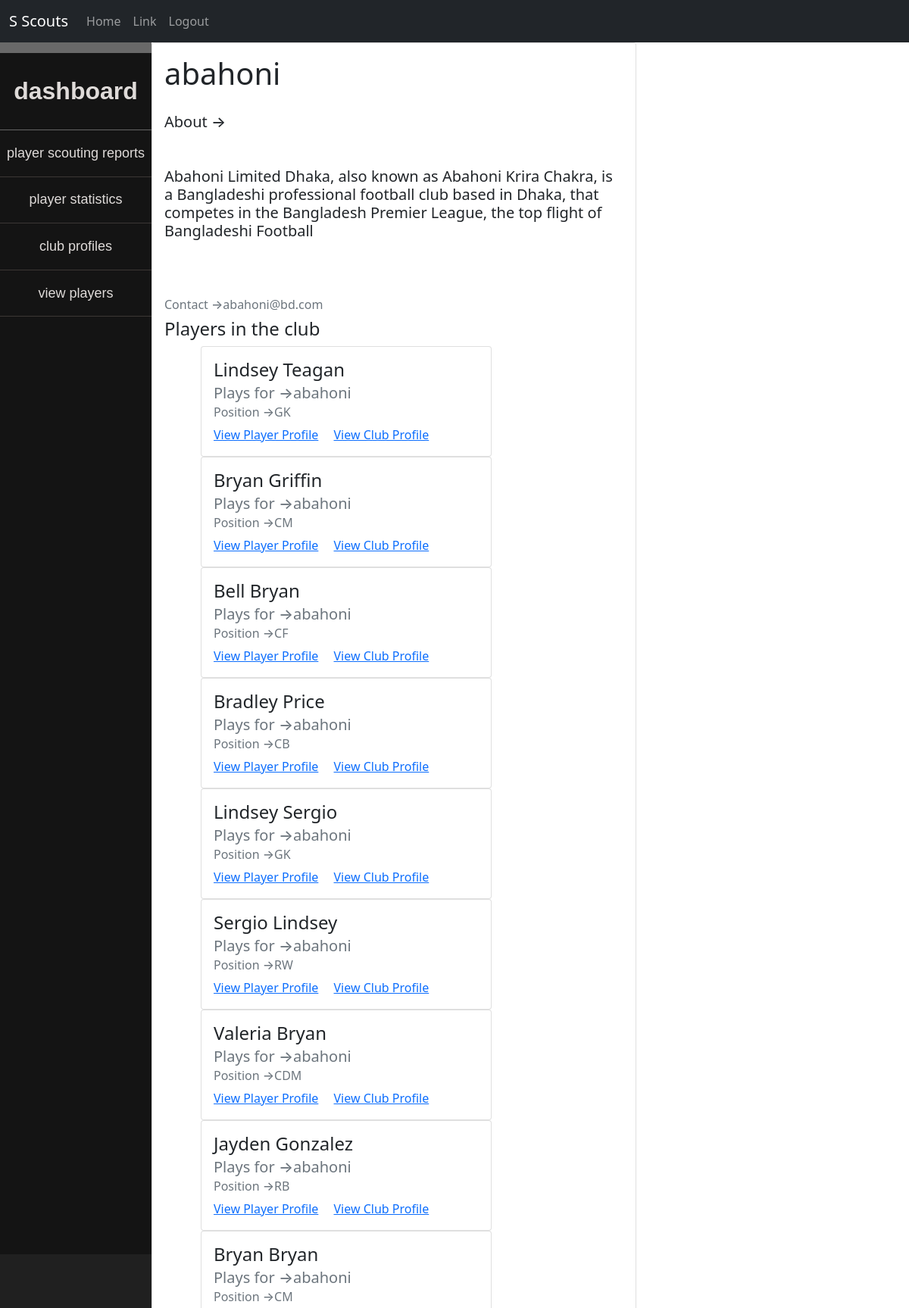
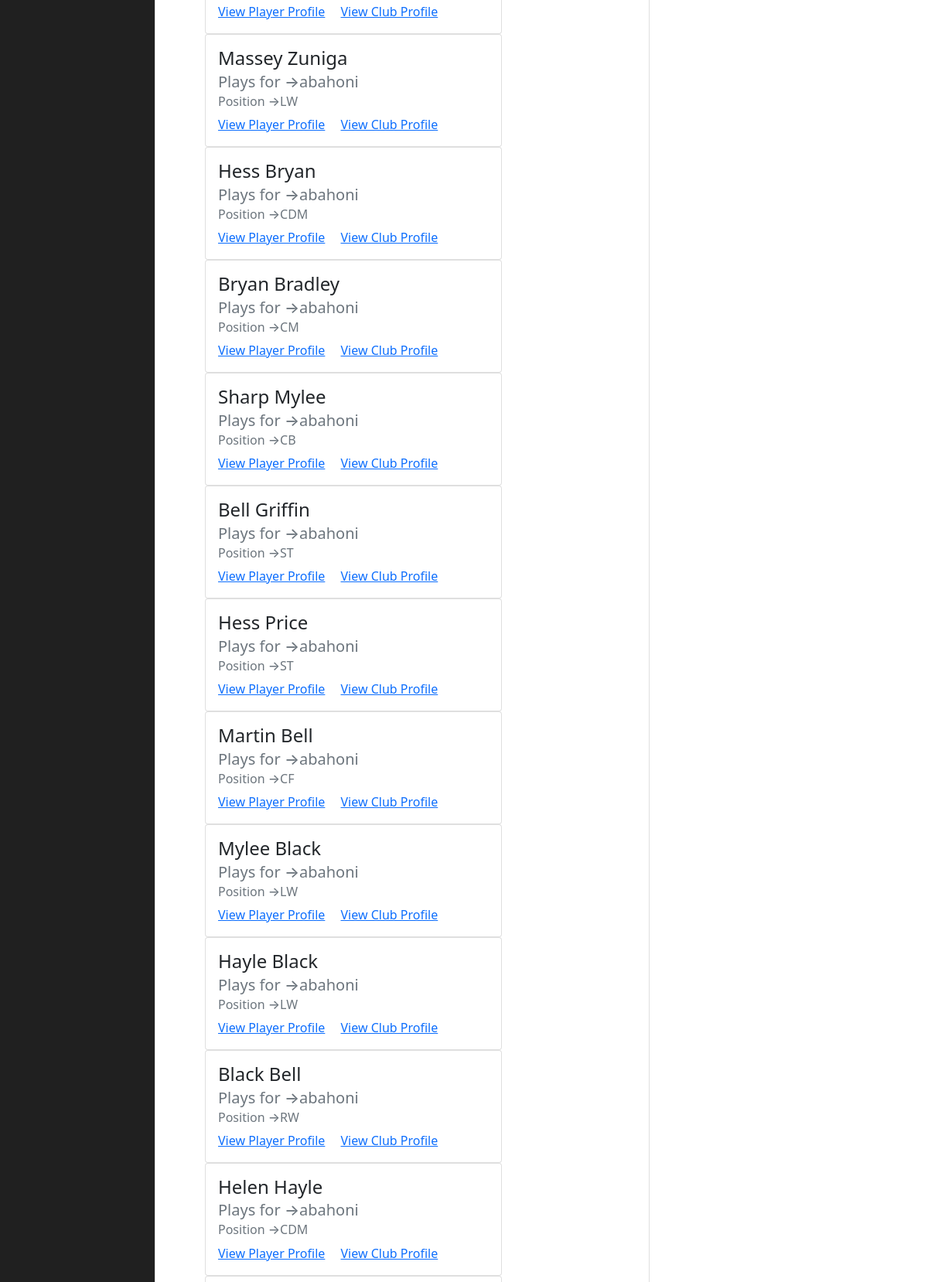
/view/clubprofile.php?profile=abahoni (signed in, upper part), run on the app's committed database (2 pictures, top to bottom).
### tables this page shows
CREATE TABLE `club_info` (
  `club_name` varchar(30) NOT NULL,
  `club_Info` varchar(1200) NOT NULL,
  `club_email` varchar(30) NOT NULL,
  `club_id` int(30) NOT NULL,
  `club_password` varchar(30) NOT NULL
);

CREATE TABLE `player_info` (
  `p_id` varchar(4) NOT NULL,
  `p_name` varchar(30) NOT NULL,
  `p_phone` varchar(12) NOT NULL,
  `p_pace` varchar(3) NOT NULL,
  `p_dribble` varchar(3) NOT NULL,
  `p_shooting` varchar(3) NOT NULL,
  `p_defense` varchar(3) NOT NULL,
  `p_passing` varchar(3) NOT NULL,
  `p_physic` varchar(3) NOT NULL,
  `current_club` varchar(30) NOT NULL,
  `p_position` varchar(30) NOT NULL
);

### view/clubprofile.php (the view, shortened to what this page needs)
<?php
include ("../model/dbconfig.php");
if ($_SESSION['userRole']=="club") {
    include ("./components/clubHead.php");
}
include ("./components/loggedinNavbar.php");
include ("./components/sidebarClub.php");
$profile = $_GET['profile'];
$sql = "SELECT * FROM `club_info` WHERE club_name LIKE '%$profile%'";
$result = $conn->query($sql);
if ($result->num_rows > 0) {
    echo "<div class='container-mod'>";
    while($row = $result->fetch_assoc()) {
        echo "
        <div class='row'>
          <div class='col'>
          <div class='card' style='width: 40rem;'>
          <div class='card-body'>
            <h1 class='card-title'>".$row["club_name"]."</h1></br>
            <h5 class='card-subtitle mb-2 '>About →</br></br></br>".$row["club_Info"]."</h5></br></br></br>
            <h6 class='card-subtitle mb-2 text-muted'>Contact →".$row["club_email"]."</h6>
        ";
    }
} else {
    echo "<center>
            0 results<br/>
            <Label>No players found, database error? </Label><br/>
            <a href='post.php' class='btn btn-primary'>Create</a>
        </center>";
}
?>
<h4> Players in the club</h4>
<?php
$sql = "SELECT * FROM `player_info` WHERE current_club LIKE '%$profile%'";
$result = $conn->query($sql);
if ($result->num_rows > 0) {
    echo '<div class="container">';
    echo "<div class='container'><div class='row'>";
    while($row = $result->fetch_assoc()) {
        echo "
        <div class='col'>
          <div class='card' style='width: 24rem;'>
          <div class='card-body'>
            <h4 class='card-title'>".$row["p_name"]."</h4>
            <h5 class='card-subtitle mb-2 text-muted'>Plays for →".$row["current_club"]."</h5>
            <h6 class='card-subtitle mb-2 text-muted'>Position →".$row["p_position"]."</h6>
            <a href='playerprofile.php?id=".$row["p_id"]."' class='card-link'>View Player Profile</a>
            <a href='clubprofile.php?profile=".$row["current_club"]."' class='card-link'>View Club Profile</a>
          </div>
          </div>
        ";
    }
} else {
    echo "<center>
            0 results<br/>
            <Label>No players found, database error? </Label><br/>
            <a href='post.php' class='btn btn-primary'>Create</a>
        </center>";
}
?>

### view/styles/style.css (style rules this page uses)
.container-mod { width: 100%; max-width: 1200px; display:flex; }

### data on the page
club_info: club_name "abahoni", club_Info "Abahoni Limited Dhaka, also known as Abahoni Krira Chakra, is a Bangladeshi professional football club based in Dhaka, that competes in the Bangladesh Premier League, the top flight of Bangladeshi Football", club_email "abahoni@bd.com"
player_info: p_name "Lindsey Teagan", current_club "abahoni", p_position "GK"
player_info: p_name "Bryan Griffin", current_club "abahoni", p_position "CM"
player_info: p_name "Bell Bryan", current_club "abahoni", p_position "CF"
player_info: p_name "Bradley Price", current_club "abahoni", p_position "CB"
player_info: p_name "Lindsey Sergio", current_club "abahoni", p_position "GK"
player_info: p_name "Sergio Lindsey", current_club "abahoni", p_position "RW"
player_info: p_name "Valeria Bryan", current_club "abahoni", p_position "CDM"
player_info: p_name "Jayden Gonzalez", current_club "abahoni", p_position "RB"
player_info: p_name "Bryan Bryan", current_club "abahoni", p_position "CM"
player_info: p_name "Massey Zuniga", current_club "abahoni", p_position "LW"
player_info: p_name "Hess Bryan", current_club "abahoni", p_position "CDM"
player_info: p_name "Bryan Bradley", current_club "abahoni", p_position "CM"
player_info: p_name "Sharp Mylee", current_club "abahoni", p_position "CB"
player_info: p_name "Bell Griffin", current_club "abahoni", p_position "ST"
player_info: p_name "Hess Price", current_club "abahoni", p_position "ST"
player_info: p_name "Martin Bell", current_club "abahoni", p_position "CF"
player_info: p_name "Mylee Black", current_club "abahoni", p_position "LW"
player_info: p_name "Hayle Black", current_club "abahoni", p_position "LW"
player_info: p_name "Black Bell", current_club "abahoni", p_position "RW"
player_info: p_name "Helen Hayle", current_club "abahoni", p_position "CDM"
